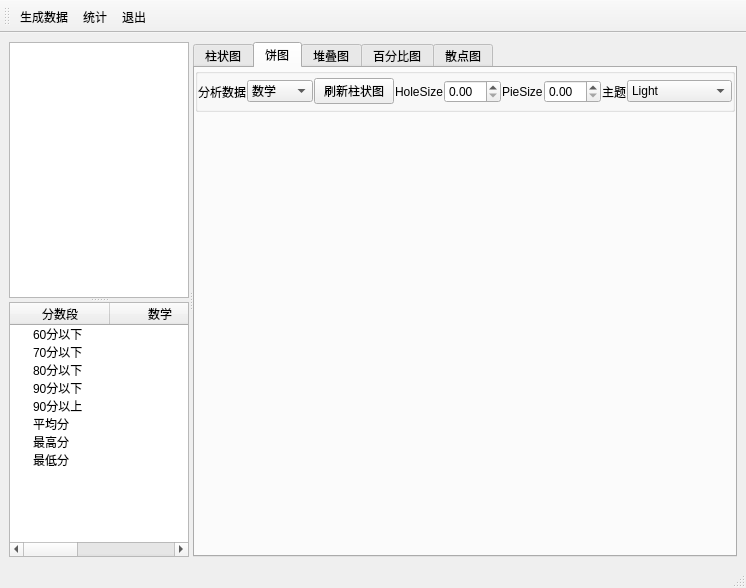
<?xml version="1.0" encoding="UTF-8"?>
<ui version="4.0">
 <class>MainWindow</class>
 <widget class="QMainWindow" name="MainWindow">
  <property name="geometry">
   <rect>
    <x>0</x>
    <y>0</y>
    <width>746</width>
    <height>588</height>
   </rect>
  </property>
  <property name="windowTitle">
   <string>MainWindow</string>
  </property>
  <widget class="QWidget" name="centralwidget">
   <layout class="QGridLayout" name="gridLayout">
    <item row="0" column="0">
     <widget class="QSplitter" name="hSplitter">
      <property name="lineWidth">
       <number>1</number>
      </property>
      <property name="orientation">
       <enum>Qt::Orientation::Horizontal</enum>
      </property>
      <property name="childrenCollapsible">
       <bool>true</bool>
      </property>
      <widget class="QSplitter" name="vSplitter">
       <property name="sizePolicy">
        <sizepolicy hsizetype="Expanding" vsizetype="Expanding">
         <horstretch>0</horstretch>
         <verstretch>0</verstretch>
        </sizepolicy>
       </property>
       <property name="orientation">
        <enum>Qt::Orientation::Vertical</enum>
       </property>
       <widget class="QTableView" name="tableView"/>
       <widget class="QTreeWidget" name="treeWidget">
        <column>
         <property name="text">
          <string>分数段</string>
         </property>
         <property name="textAlignment">
          <set>AlignCenter</set>
         </property>
        </column>
        <column>
         <property name="text">
          <string>数学</string>
         </property>
         <property name="textAlignment">
          <set>AlignCenter</set>
         </property>
        </column>
        <column>
         <property name="text">
          <string>语文</string>
         </property>
         <property name="textAlignment">
          <set>AlignCenter</set>
         </property>
        </column>
        <column>
         <property name="text">
          <string>英语</string>
         </property>
         <property name="textAlignment">
          <set>AlignCenter</set>
         </property>
        </column>
        <column>
         <property name="text">
          <string>平均分</string>
         </property>
         <property name="textAlignment">
          <set>AlignCenter</set>
         </property>
        </column>
        <item>
         <property name="text">
          <string>60分以下</string>
         </property>
         <property name="text">
          <string/>
         </property>
         <property name="text">
          <string/>
         </property>
        </item>
        <item>
         <property name="text">
          <string>70分以下</string>
         </property>
         <property name="text">
          <string/>
         </property>
         <property name="text">
          <string/>
         </property>
        </item>
        <item>
         <property name="text">
          <string>80分以下</string>
         </property>
         <property name="text">
          <string/>
         </property>
         <property name="text">
          <string/>
         </property>
        </item>
        <item>
         <property name="text">
          <string>90分以下</string>
         </property>
         <property name="text">
          <string/>
         </property>
         <property name="text">
          <string/>
         </property>
        </item>
        <item>
         <property name="text">
          <string>90分以上</string>
         </property>
         <property name="text">
          <string/>
         </property>
         <property name="text">
          <string/>
         </property>
        </item>
        <item>
         <property name="text">
          <string>平均分</string>
         </property>
        </item>
        <item>
         <property name="text">
          <string>最高分</string>
         </property>
        </item>
        <item>
         <property name="text">
          <string>最低分</string>
         </property>
        </item>
       </widget>
      </widget>
      <widget class="QTabWidget" name="tabWidget">
       <property name="currentIndex">
        <number>1</number>
       </property>
       <widget class="QWidget" name="bar">
        <property name="sizePolicy">
         <sizepolicy hsizetype="Expanding" vsizetype="Expanding">
          <horstretch>0</horstretch>
          <verstretch>0</verstretch>
         </sizepolicy>
        </property>
        <attribute name="icon">
         <iconset resource="../resources/res.qrc">
          <normaloff>:/images/bar.png</normaloff>:/images/bar.png</iconset>
        </attribute>
        <attribute name="title">
         <string>柱状图</string>
        </attribute>
        <layout class="QVBoxLayout" name="verticalLayout" stretch="1,10">
         <property name="spacing">
          <number>0</number>
         </property>
         <property name="leftMargin">
          <number>0</number>
         </property>
         <property name="topMargin">
          <number>0</number>
         </property>
         <property name="rightMargin">
          <number>0</number>
         </property>
         <property name="bottomMargin">
          <number>0</number>
         </property>
         <item>
          <widget class="QGroupBox" name="barGroupBox">
           <property name="sizePolicy">
            <sizepolicy hsizetype="Expanding" vsizetype="Expanding">
             <horstretch>0</horstretch>
             <verstretch>0</verstretch>
            </sizepolicy>
           </property>
           <property name="title">
            <string/>
           </property>
           <layout class="QHBoxLayout" name="horizontalLayout">
            <item>
             <widget class="QPushButton" name="barBtn">
              <property name="sizePolicy">
               <sizepolicy hsizetype="Minimum" vsizetype="Fixed">
                <horstretch>0</horstretch>
                <verstretch>0</verstretch>
               </sizepolicy>
              </property>
              <property name="text">
               <string>刷新柱状图</string>
              </property>
             </widget>
            </item>
            <item>
             <spacer name="hSpacer1">
              <property name="orientation">
               <enum>Qt::Orientation::Horizontal</enum>
              </property>
              <property name="sizeHint" stdset="0">
               <size>
                <width>451</width>
                <height>20</height>
               </size>
              </property>
             </spacer>
            </item>
           </layout>
          </widget>
         </item>
         <item>
          <widget class="QChartView" name="barChart" native="true">
           <property name="sizePolicy">
            <sizepolicy hsizetype="Expanding" vsizetype="Expanding">
             <horstretch>0</horstretch>
             <verstretch>0</verstretch>
            </sizepolicy>
           </property>
          </widget>
         </item>
        </layout>
       </widget>
       <widget class="QWidget" name="pie">
        <property name="sizePolicy">
         <sizepolicy hsizetype="Expanding" vsizetype="Expanding">
          <horstretch>0</horstretch>
          <verstretch>0</verstretch>
         </sizepolicy>
        </property>
        <property name="whatsThis">
         <string/>
        </property>
        <property name="accessibleName">
         <string/>
        </property>
        <property name="accessibleDescription">
         <string/>
        </property>
        <attribute name="icon">
         <iconset resource="../resources/res.qrc">
          <normaloff>:/images/pie2.png</normaloff>:/images/pie2.png</iconset>
        </attribute>
        <attribute name="title">
         <string>饼图</string>
        </attribute>
        <layout class="QVBoxLayout" name="verticalLayout_2" stretch="1,10">
         <property name="spacing">
          <number>0</number>
         </property>
         <property name="leftMargin">
          <number>0</number>
         </property>
         <property name="topMargin">
          <number>0</number>
         </property>
         <property name="rightMargin">
          <number>0</number>
         </property>
         <property name="bottomMargin">
          <number>0</number>
         </property>
         <item>
          <widget class="QGroupBox" name="pieGroupBox">
           <property name="sizePolicy">
            <sizepolicy hsizetype="Expanding" vsizetype="Expanding">
             <horstretch>0</horstretch>
             <verstretch>0</verstretch>
            </sizepolicy>
           </property>
           <property name="title">
            <string/>
           </property>
           <layout class="QHBoxLayout" name="horizontalLayout_3">
            <property name="spacing">
             <number>1</number>
            </property>
            <property name="leftMargin">
             <number>0</number>
            </property>
            <property name="topMargin">
             <number>0</number>
            </property>
            <property name="rightMargin">
             <number>0</number>
            </property>
            <property name="bottomMargin">
             <number>0</number>
            </property>
            <item>
             <widget class="QLabel" name="pieLabel">
              <property name="text">
               <string>分析数据</string>
              </property>
             </widget>
            </item>
            <item>
             <widget class="QComboBox" name="pieDataComboBox">
              <property name="sizePolicy">
               <sizepolicy hsizetype="Expanding" vsizetype="Fixed">
                <horstretch>0</horstretch>
                <verstretch>0</verstretch>
               </sizepolicy>
              </property>
              <item>
               <property name="text">
                <string>数学</string>
               </property>
              </item>
              <item>
               <property name="text">
                <string>语文</string>
               </property>
              </item>
              <item>
               <property name="text">
                <string>英语</string>
               </property>
              </item>
              <item>
               <property name="text">
                <string>平均分</string>
               </property>
              </item>
             </widget>
            </item>
            <item>
             <widget class="QPushButton" name="pieBtn">
              <property name="text">
               <string>刷新柱状图</string>
              </property>
             </widget>
            </item>
            <item>
             <widget class="QLabel" name="holeLabel">
              <property name="text">
               <string>HoleSize</string>
              </property>
             </widget>
            </item>
            <item>
             <widget class="QDoubleSpinBox" name="holeDSpinBox">
              <property name="sizePolicy">
               <sizepolicy hsizetype="Expanding" vsizetype="Fixed">
                <horstretch>0</horstretch>
                <verstretch>0</verstretch>
               </sizepolicy>
              </property>
              <property name="decimals">
               <number>2</number>
              </property>
              <property name="singleStep">
               <double>1.000000000000000</double>
              </property>
              <property name="stepType">
               <enum>QAbstractSpinBox::StepType::DefaultStepType</enum>
              </property>
              <property name="value">
               <double>0.000000000000000</double>
              </property>
             </widget>
            </item>
            <item>
             <widget class="QLabel" name="pieSizelabel">
              <property name="text">
               <string>PieSize</string>
              </property>
             </widget>
            </item>
            <item>
             <widget class="QDoubleSpinBox" name="pieDSpinBox">
              <property name="sizePolicy">
               <sizepolicy hsizetype="Expanding" vsizetype="Fixed">
                <horstretch>0</horstretch>
                <verstretch>0</verstretch>
               </sizepolicy>
              </property>
              <property name="value">
               <double>0.000000000000000</double>
              </property>
             </widget>
            </item>
            <item>
             <widget class="QLabel" name="pieThemeLabel">
              <property name="text">
               <string>主题</string>
              </property>
             </widget>
            </item>
            <item>
             <widget class="QComboBox" name="pieThemeComboBox">
              <property name="sizePolicy">
               <sizepolicy hsizetype="Expanding" vsizetype="Fixed">
                <horstretch>0</horstretch>
                <verstretch>0</verstretch>
               </sizepolicy>
              </property>
              <item>
               <property name="text">
                <string>Light</string>
               </property>
              </item>
              <item>
               <property name="text">
                <string>BlueCerulean</string>
               </property>
              </item>
              <item>
               <property name="text">
                <string>Dark</string>
               </property>
              </item>
              <item>
               <property name="text">
                <string>BrownSand</string>
               </property>
              </item>
              <item>
               <property name="text">
                <string>BlueNcs</string>
               </property>
              </item>
              <item>
               <property name="text">
                <string>HighContrast</string>
               </property>
              </item>
              <item>
               <property name="text">
                <string>Bluelcy</string>
               </property>
              </item>
              <item>
               <property name="text">
                <string>Qt</string>
               </property>
              </item>
             </widget>
            </item>
           </layout>
          </widget>
         </item>
         <item>
          <widget class="QChartView" name="pieChart" native="true">
           <property name="sizePolicy">
            <sizepolicy hsizetype="Expanding" vsizetype="Expanding">
             <horstretch>0</horstretch>
             <verstretch>0</verstretch>
            </sizepolicy>
           </property>
          </widget>
         </item>
        </layout>
       </widget>
       <widget class="QWidget" name="stack">
        <property name="sizePolicy">
         <sizepolicy hsizetype="Expanding" vsizetype="Expanding">
          <horstretch>0</horstretch>
          <verstretch>0</verstretch>
         </sizepolicy>
        </property>
        <attribute name="icon">
         <iconset resource="../resources/res.qrc">
          <normaloff>:/images/stacked.png</normaloff>:/images/stacked.png</iconset>
        </attribute>
        <attribute name="title">
         <string>堆叠图</string>
        </attribute>
        <layout class="QVBoxLayout" name="verticalLayout_4" stretch="1,10">
         <property name="spacing">
          <number>0</number>
         </property>
         <property name="leftMargin">
          <number>0</number>
         </property>
         <property name="topMargin">
          <number>0</number>
         </property>
         <property name="rightMargin">
          <number>0</number>
         </property>
         <property name="bottomMargin">
          <number>0</number>
         </property>
         <item>
          <widget class="QGroupBox" name="stackGroupBox">
           <property name="sizePolicy">
            <sizepolicy hsizetype="Expanding" vsizetype="Expanding">
             <horstretch>0</horstretch>
             <verstretch>0</verstretch>
            </sizepolicy>
           </property>
           <property name="title">
            <string/>
           </property>
           <layout class="QHBoxLayout" name="horizontalLayout_4">
            <item>
             <widget class="QPushButton" name="stackBtn">
              <property name="text">
               <string>刷新柱状图</string>
              </property>
             </widget>
            </item>
            <item>
             <spacer name="hSpacer3">
              <property name="orientation">
               <enum>Qt::Orientation::Horizontal</enum>
              </property>
              <property name="sizeHint" stdset="0">
               <size>
                <width>451</width>
                <height>20</height>
               </size>
              </property>
             </spacer>
            </item>
           </layout>
          </widget>
         </item>
         <item>
          <widget class="QChartView" name="stackChart" native="true">
           <property name="sizePolicy">
            <sizepolicy hsizetype="Expanding" vsizetype="Expanding">
             <horstretch>0</horstretch>
             <verstretch>0</verstretch>
            </sizepolicy>
           </property>
          </widget>
         </item>
        </layout>
       </widget>
       <widget class="QWidget" name="percent">
        <property name="sizePolicy">
         <sizepolicy hsizetype="Expanding" vsizetype="Expanding">
          <horstretch>0</horstretch>
          <verstretch>0</verstretch>
         </sizepolicy>
        </property>
        <attribute name="icon">
         <iconset resource="../resources/res.qrc">
          <normaloff>:/images/percent.png</normaloff>:/images/percent.png</iconset>
        </attribute>
        <attribute name="title">
         <string>百分比图</string>
        </attribute>
        <layout class="QVBoxLayout" name="verticalLayout_3" stretch="1,10">
         <property name="spacing">
          <number>0</number>
         </property>
         <property name="leftMargin">
          <number>0</number>
         </property>
         <property name="topMargin">
          <number>0</number>
         </property>
         <property name="rightMargin">
          <number>0</number>
         </property>
         <property name="bottomMargin">
          <number>0</number>
         </property>
         <item>
          <widget class="QGroupBox" name="percentGroupBox">
           <property name="sizePolicy">
            <sizepolicy hsizetype="Expanding" vsizetype="Expanding">
             <horstretch>0</horstretch>
             <verstretch>0</verstretch>
            </sizepolicy>
           </property>
           <property name="title">
            <string/>
           </property>
           <layout class="QHBoxLayout" name="horizontalLayout_5">
            <item>
             <widget class="QPushButton" name="percentBtn">
              <property name="text">
               <string>刷新柱状图</string>
              </property>
             </widget>
            </item>
            <item>
             <spacer name="hSpacer4">
              <property name="orientation">
               <enum>Qt::Orientation::Horizontal</enum>
              </property>
              <property name="sizeHint" stdset="0">
               <size>
                <width>451</width>
                <height>20</height>
               </size>
              </property>
             </spacer>
            </item>
           </layout>
          </widget>
         </item>
         <item>
          <widget class="QChartView" name="percentChart" native="true">
           <property name="sizePolicy">
            <sizepolicy hsizetype="Expanding" vsizetype="Expanding">
             <horstretch>0</horstretch>
             <verstretch>0</verstretch>
            </sizepolicy>
           </property>
          </widget>
         </item>
        </layout>
       </widget>
       <widget class="QWidget" name="scatter">
        <property name="sizePolicy">
         <sizepolicy hsizetype="Expanding" vsizetype="Expanding">
          <horstretch>0</horstretch>
          <verstretch>0</verstretch>
         </sizepolicy>
        </property>
        <attribute name="icon">
         <iconset resource="../resources/res.qrc">
          <normaloff>:/images/scatter.png</normaloff>:/images/scatter.png</iconset>
        </attribute>
        <attribute name="title">
         <string>散点图</string>
        </attribute>
        <layout class="QVBoxLayout" name="verticalLayout_5" stretch="1,10">
         <property name="spacing">
          <number>0</number>
         </property>
         <property name="leftMargin">
          <number>0</number>
         </property>
         <property name="topMargin">
          <number>0</number>
         </property>
         <property name="rightMargin">
          <number>0</number>
         </property>
         <property name="bottomMargin">
          <number>0</number>
         </property>
         <item>
          <widget class="QGroupBox" name="scatterGroupBox">
           <property name="title">
            <string/>
           </property>
           <layout class="QHBoxLayout" name="horizontalLayout_6">
            <item>
             <widget class="QPushButton" name="scatterBtn">
              <property name="text">
               <string>刷新柱状图</string>
              </property>
             </widget>
            </item>
            <item>
             <spacer name="hSpacer4_2">
              <property name="orientation">
               <enum>Qt::Orientation::Horizontal</enum>
              </property>
              <property name="sizeHint" stdset="0">
               <size>
                <width>451</width>
                <height>20</height>
               </size>
              </property>
             </spacer>
            </item>
           </layout>
          </widget>
         </item>
         <item>
          <widget class="QChartView" name="scatterChart" native="true">
           <property name="sizePolicy">
            <sizepolicy hsizetype="Expanding" vsizetype="Expanding">
             <horstretch>0</horstretch>
             <verstretch>0</verstretch>
            </sizepolicy>
           </property>
          </widget>
         </item>
        </layout>
       </widget>
      </widget>
     </widget>
    </item>
   </layout>
  </widget>
  <widget class="QStatusBar" name="statusbar"/>
  <widget class="QToolBar" name="toolBar">
   <property name="windowTitle">
    <string>toolBar</string>
   </property>
   <property name="toolButtonStyle">
    <enum>Qt::ToolButtonStyle::ToolButtonTextUnderIcon</enum>
   </property>
   <attribute name="toolBarArea">
    <enum>TopToolBarArea</enum>
   </attribute>
   <attribute name="toolBarBreak">
    <bool>false</bool>
   </attribute>
   <addaction name="generateAction"/>
   <addaction name="statisticAction"/>
   <addaction name="quitAction"/>
  </widget>
  <action name="statisticAction">
   <property name="icon">
    <iconset resource="../resources/res.qrc">
     <normaloff>:/images/statistics.png</normaloff>:/images/statistics.png</iconset>
   </property>
   <property name="text">
    <string>统计</string>
   </property>
   <property name="toolTip">
    <string>数据统计</string>
   </property>
   <property name="menuRole">
    <enum>QAction::MenuRole::NoRole</enum>
   </property>
  </action>
  <action name="quitAction">
   <property name="icon">
    <iconset resource="../resources/res.qrc">
     <normaloff>:/images/out.png</normaloff>:/images/out.png</iconset>
   </property>
   <property name="text">
    <string>退出</string>
   </property>
   <property name="menuRole">
    <enum>QAction::MenuRole::NoRole</enum>
   </property>
  </action>
  <action name="generateAction">
   <property name="icon">
    <iconset resource="../resources/res.qrc">
     <normaloff>:/images/thunder.png</normaloff>:/images/thunder.png</iconset>
   </property>
   <property name="text">
    <string>生成数据</string>
   </property>
   <property name="menuRole">
    <enum>QAction::MenuRole::NoRole</enum>
   </property>
  </action>
 </widget>
 <customwidgets>
  <customwidget>
   <class>QChartView</class>
   <extends>QWidget</extends>
   <header location="global">qchartview.h</header>
   <container>1</container>
  </customwidget>
 </customwidgets>
 <resources>
  <include location="../resources/res.qrc"/>
 </resources>
 <connections/>
</ui>
